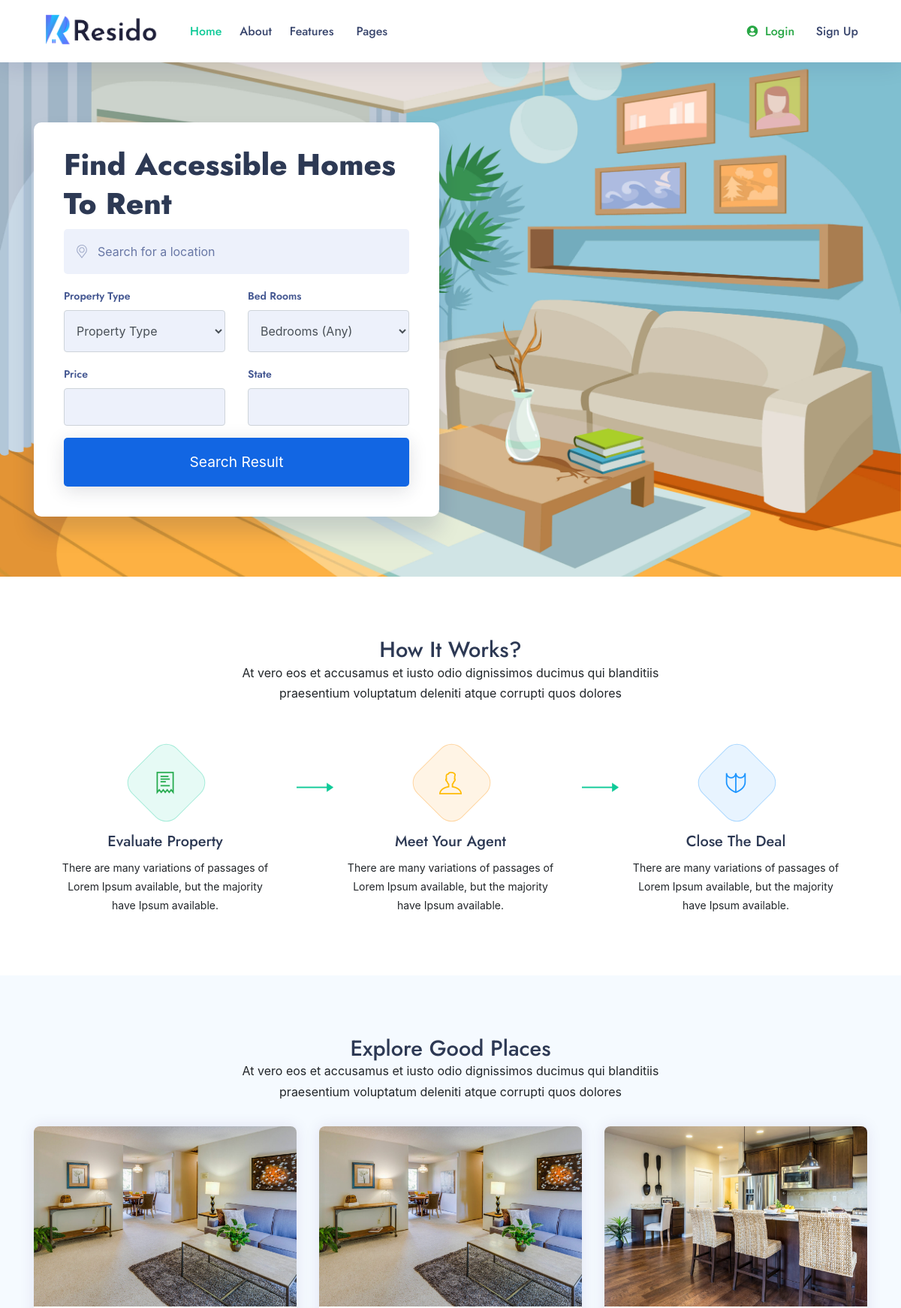
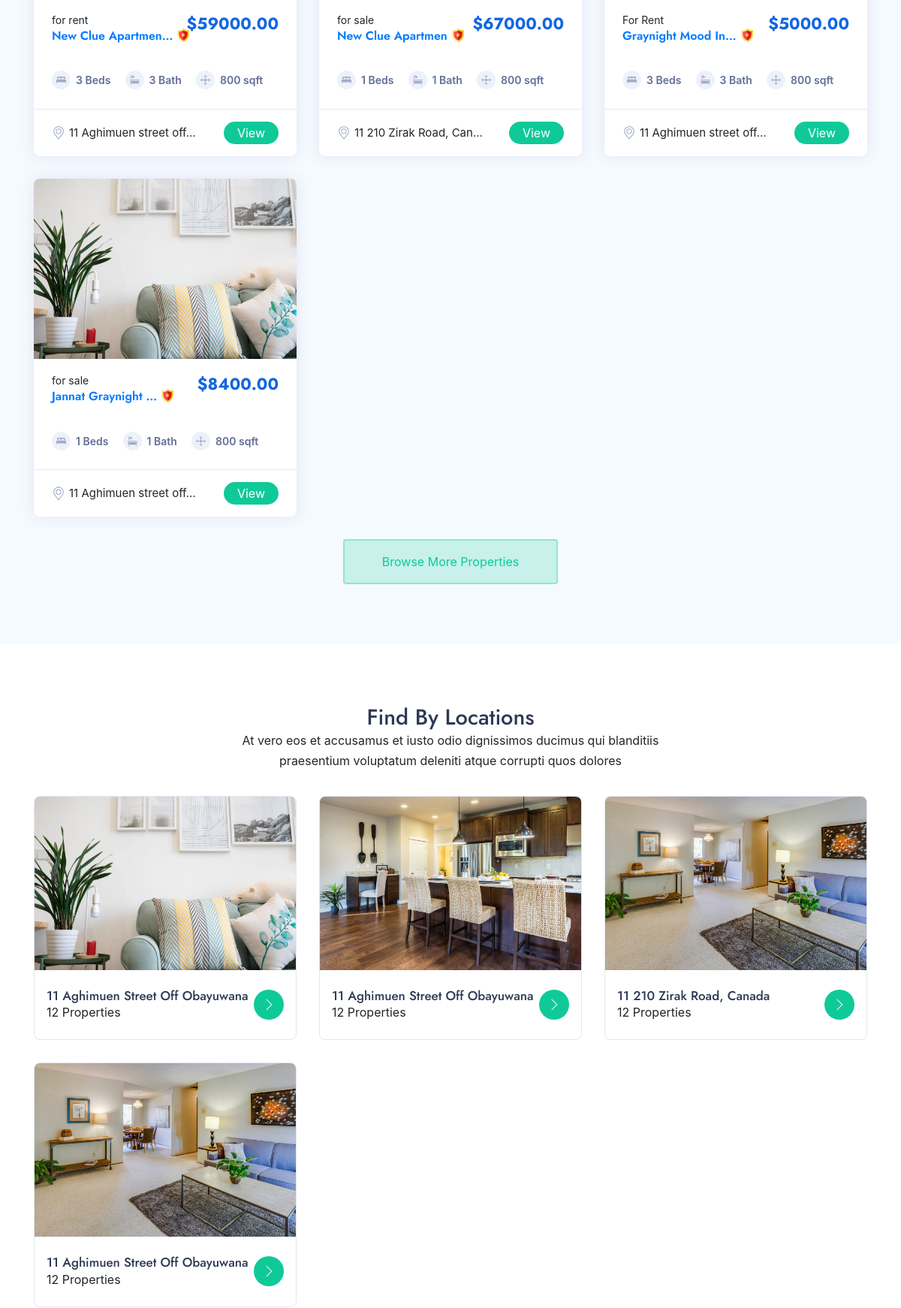
The page / (upper part) on the database its author committed (2 pictures, top to bottom).
### real/models.py (models this page shows, shortened)
class Listing(models.Model):
    user = models.ForeignKey(CustomUser, on_delete=models.CASCADE)
    title = models.CharField(max_length=225)
    status = models.CharField(max_length=225)
    property_type = models.CharField(max_length=225)
    price = models.DecimalField(max_digits=10 ,decimal_places=2)
    area = models.CharField(max_length=225)
    bedrooms = models.CharField(max_length=225)
    bathrooms = models.CharField(max_length=225)
    address = models.CharField(max_length=225)
    city = models.CharField(max_length=100)
    state = models.CharField(max_length=100)
    zipcode = models.CharField(max_length=100)
    description = models.TextField()
    building_Age = models.CharField(max_length=225 ,blank=True, null=True)
    garage = models.CharField(default=0,max_length=225 ,blank=True, null=True)
    Rooms = models.CharField(max_length=225 ,blank=True, null=True)
    sqft = models.CharField(max_length=225)
    image = models.FileField()
    photo_1 = models.ImageField(upload_to='images/photos', blank=True, null=True)
    photo_2 = models.ImageField(upload_to='images/photos', blank=True, null=True)
    photo_3 = models.ImageField(upload_to='images/photos', blank=True, null=True)
    photo_4 = models.ImageField(upload_to='images/photos', blank=True, null=True)
    photo_5 = models.ImageField(upload_to='images/photos', blank=True, null=True)
    contact_name = models.CharField(max_length=100)
    contact_email = models.CharField(max_length=225)
    contact_phone = models.CharField(max_length=100, blank=True , null=True, unique=True)
    list_date = models.DateTimeField(default=datetime.now, blank=True)
    is_published = models.BooleanField(default=True)
    slug = models.SlugField(default='', null=True, blank=True)

### real/views.py (the view)
# urls.py: path('', homeview, name="home"),
def homeview(request):
    property = Listing.objects.order_by('-list_date').all()[:6]
    find_location = Listing.objects.all().filter()
    content = {
        'property':property,
        'find_location':find_location,
        'properity_type_choices': properity_type_choices,
        'bedroom_choices': bedroom_choices,
        'bath_rooms_choices': bath_rooms_choices,
        'values': request.POST
        }
    return render(request, 'index.html', content)

### template/index.html (shortened to what this page needs)
{%  extends 'include/base.html' %}
{%  load static %}
{%  block body %}
			<div class="image-cover hero-banner" style="background:url(../static/assets/img/banner-1.jpg) no-repeat;">
				<div class="container">
					<div class="hero-search-wrap">
						<div class="hero-search">
							<h1>Find accessible homes to rent</h1>
						</div>
						<div class="hero-search-content side-form">
							<form action="{%  url 'index:search' %}" method="post">
								<div class="row">
									<div class="col-lg-12 col-md-12 col-sm-12">
										<div class="form-group">
											<div class="input-with-icon">
												<input type="text" class="form-control" name="address" placeholder="Search for a location">
												<img src="{%  static  'assets/img/pin.svg' %}" width="18" alt="" />
											</div>
										</div>
									</div>
									<div class="col-lg-6 col-md-6 col-sm-6">
										<div class="form-group">
											<label>Property Type</label>
											<select id="ptypes" name="property_type" class="form-control">
												<option selected="true" disabled="disabled">Property Type</option>
											</select>
										</div>
									</div>
									<div class="col-lg-6 col-md-6 col-sm-6">
										<div class="form-group">
											<label>Bed Rooms</label>
											<select id="bedrooms" name="bedrooms" class="form-control">
												<option selected="true" disabled="disabled">Bedrooms (Any)</option>
											</select>
										</div>
									</div>
									<div class="col-lg-6 col-md-6 col-sm-6">
										<div class="form-group">
											<label>Price</label>
											<input type="text" id="price" name="price" class="form-control p-4">
										</div>
									</div>
									<div class="col-lg-6 col-md-6 col-sm-6">
										<div class="form-group ">
											<label>State </label>
											<input type="text" name="state" id="state" class="form-control p-4">
										</div>
									</div>
									<div class="col-12">
										<div class="hero-search-action text-center">
											<input type="submit" class="btn search-btn" value="Search Result">
										</div>
									</div>
								</div>
							</form>
						</div>
					</div>
				</div>
			</div>
			<section>
				<div class="container">
					<div class="row justify-content-center">
						<div class="col-lg-7 col-md-10 text-center">
							<div class="sec-heading center">
								<h2>How It Works?</h2>
								<p>At vero eos et accusamus et iusto odio dignissimos ducimus qui blanditiis praesentium voluptatum deleniti atque corrupti quos dolores</p>
							</div>
						</div>
					</div>
					<div class="row">
						<div class="col-lg-4 col-md-4">
							<div class="middle-icon-features-item">
								<div class="icon-features-wrap"><div class="middle-icon-large-features-box f-light-success"><i class="ti-receipt text-success"></i></div></div>
								<div class="middle-icon-features-content">
									<h4>Evaluate Property</h4>
									<p>There are many variations of passages of Lorem Ipsum available, but the majority have Ipsum available.</p>
								</div>
							</div>
						</div>
						<div class="col-lg-4 col-md-4">
							<div class="middle-icon-features-item">
								<div class="icon-features-wrap"><div class="middle-icon-large-features-box f-light-warning"><i class="ti-user text-warning"></i></div></div>
								<div class="middle-icon-features-content">
									<h4>Meet Your Agent</h4>
									<p>There are many variations of passages of Lorem Ipsum available, but the majority have Ipsum available.</p>
								</div>
							</div>
						</div>
						<div class="col-lg-4 col-md-4">
							<div class="middle-icon-features-item remove">
								<div class="icon-features-wrap"><div class="middle-icon-large-features-box f-light-blue"><i class="ti-shield text-blue"></i></div></div>
								<div class="middle-icon-features-content">
									<h4>Close The Deal</h4>
									<p>There are many variations of passages of Lorem Ipsum available, but the majority have Ipsum available.</p>
								</div>
							</div>
						</div>
					</div>
				</div>
			</section>
			<section class="bg-light">
				<div class="container">
					<div class="row justify-content-center">
						<div class="col-lg-7 col-md-10 text-center">
							<div class="sec-heading center">
								<h2>Explore Good places</h2>
								<p>At vero eos et accusamus et iusto odio dignissimos ducimus qui blanditiis praesentium voluptatum deleniti atque corrupti quos dolores</p>
							</div>
						</div>
					</div>
					<div class="row">
						{%  for i in property %}
						<div class="col-lg-4 col-md-6 col-sm-12">
							<div class="property-listing property-2">
								<div class="listing-img-wrapper">
									<div class="list-img-slide">
										<div class="">
											<div><a href="#"><img src="{{ i.image.url }}" class="img-fluid mx-auto" alt="" /></a></div>
										</div>
									</div>
								</div>
								<div class="listing-detail-wrapper">
									<div class="listing-short-detail-wrap">
										<div class="listing-short-detail">
											<span class="property-type">{{ i.status  }}</span>
											<h4 class="listing-name verified"><a href="" class="prt-link-detail">{{ i.title|truncatechars:18 }}</a></h4>
										</div>
										<div class="listing-short-detail-flex">
											<h6 class="listing-card-info-price">${{  i.price }}</h6>
										</div>
									</div>
								</div>
								<div class="price-features-wrapper">
									<div class="list-fx-features">
										<div class="listing-card-info-icon">
											<div class="inc-fleat-icon"><img src="{% static 'assets/img/bed.svg' %}" width="13" alt="" /></div>{{ i.bedrooms }} Beds
										</div>
										<div class="listing-card-info-icon">
											<div class="inc-fleat-icon"><img src="{% static 'assets/img/bathtub.svg' %}" width="13" alt="" /></div>{{ i.bathrooms }} Bath
										</div>
										<div class="listing-card-info-icon">
											<div class="inc-fleat-icon"><img src="{% static 'assets/img/move.svg' %}" width="13" alt="" /></div>800 sqft
										</div>
									</div>
								</div>
								<div class="listing-detail-footer">
									<div class="footer-first">
										<div class="foot-location"><img src="{% static 'assets/img/pin.svg' %}" width="18" alt="" />{{ i.address|truncatechars:23 }}</div>
									</div>
									<div class="footer-flex">
										<a href="{%  url 'index:property_details'  i.slug %}" class="prt-view">View</a>
									</div>
								</div>
							</div>
						</div>
                       {%  endfor %}
					</div>
					<div class="row">
						<div class="col-lg-12 col-md-12 col-sm-12 text-center">
							<a href="{% url 'index:propertyview' %}" class="btn btn-theme-light-2 rounded">Browse More Properties</a>
						</div>
					</div>
				</div>
			</section>
			<section>
				<div class="container">
					<div class="row justify-content-center">
						<div class="col-lg-7 col-md-10 text-center">
							<div class="sec-heading center">
								<h2>Find By Locations</h2>
								<p>At vero eos et accusamus et iusto odio dignissimos ducimus qui blanditiis praesentium voluptatum deleniti atque corrupti quos dolores</p>
							</div>
						</div>
					</div>
					<div class="row">
					    {%  for i in find_location %}
						<div class="col-lg-4 col-md-4">
							<div class="location-property-wrap">
								<div class="location-property-thumb">
									<a href="#"><img src="{{  i.image.url }}" class="img-fluid" alt="" /></a>
								</div>
								<div class="location-property-content">
									<div class="lp-content-flex">
										<h4 class="lp-content-title">{{  i.address }}</h4>
										<span>12 Properties</span>
									</div>
									<div class="lp-content-right">
										<a href="listings-list-with-sidebar.html" class="lp-property-view"><i class="ti-angle-right"></i></a>
									</div>
								</div>
							</div>
						</div>
						{%  endfor %}
					</div>
				</div>
			</section>
{%  endblock body %}

### static/assets/css/colors.css (style rules this page uses)
.red-skin .hero-search h1, .green-skin .hero-search h1, .blue-skin .hero-search h1, .yellow-skin .hero-search h1, .darkblue-skin .hero-search h1, .oceangreen-skin .hero-search h1, .purple-skin .hero-search h1, .goodred-skin .hero-search h1, .goodgreen-skin .hero-search h1, .blue2-skin .hero-search h1 { color:#2D3954 !important; }
.blue-skin .theme-bg,.blue-skin .property-search-type label:hover, .blue-skin .property-search-type label.active, .blue-skin li.login-attri.theme-log a, .blue-skin .range-slider .ui-slider .ui-slider-handle, .blue-skin .range-slider .ui-widget-header, .blue-skin .pricing-bottom .btn-pricing:hover, .blue-skin .pricing-bottom .btn-pricing:focus .blue-skin .select2-container--default .select2-results__option--highlighted[aria-selected], .blue-skin .pagination li:first-child a, .blue-skin .btn.btn-theme, .blue-skin .btn.btn-theme:hover, .blue-skin .btn.btn-theme:focus, .blue-skin .btn.search-btn, .blue-skin .btn-theme-2:hover, .blue-skin .btn-theme-2:focus, .blue-skin .btn-outline-theme:hover, .blue-skin .btn-outline-theme:focus, .blue-skin .btn.search-btn, .blue-skin .simple-search-wrap .pk-input-group .pk-subscribe-submit, .blue-skin .btn.search-btn-outline:hover, .blue-skin .btn.search-btn-outline:focus, .blue-skin .property-listing.property-1 .listing-detail-btn .more-btn, .blue-skin .home-slider-desc .read-more, .blue-skin .nav-tabs .nav-item.show .nav-link, .blue-skin .nav-tabs .nav-link.active, .blue-skin .checkbox-custom:checked + .checkbox-custom-label:before, .blue-skin .radio-custom:checked + .radio-custom-label:before, .blue-skin .btn.pop-login, .blue-skin .single-widgets.widget_search form button, .blue-skin .single-widgets.widget_tags ul li a:hover, .blue-skin .single-widgets.widget_tags ul li a:focus, .blue-skin .pagination>.active>a, .blue-skin .pagination>.active>a:focus, .blue-skin .pagination>.active>a:hover, .blue-skin .pagination>.active>span, .blue-skin .pagination>.active>span:focus, .blue-skin .pagination>.active>span:hover, .blue-skin .pagination>li>a:focus, .blue-skin .pagination>li>a:hover { background-color:#1266e3; background:#1266e3; }
.blue-skin a.link:hover, .blue-skin a.link:focus, .blue-skin a:hover, a:focus, .blue-skin .theme-cl, .blue-skin .btn.btn-theme-light, .blue-skin .bl-continue, .blue-skin .header-dark-transparent.header-fixed .attributes li.submit-attri a, .blue-skin nav .menu li a.active, .blue-skin nav .menu li.dropdown.open > a, .blue-skin nav .menu .mg-menu li a i, .blue-skin nav .menu li a:hover, .blue-skin .recommended .pr-value, .blue-skin .btn-outline-theme, .blue-skin .attributes li.submit-attri.theme-log a, .blue-skin .btn.search-btn-outline, .blue-skin .dw-proprty-info li, .blue-skin .ps-trep .ps-type, .blue-skin .d-navigation ul li.active a, .blue-skin span.mod-close, .blue-skin .blog-page .blog-details blockquote .icon, .blue-skin .single-post-pagination .post-pagination-center-grid a, .blue-skin .blog-page .blog-details .comment-area .all-comments article .comment-details .comment-meta .comment-left-meta .comment-date, .blue-skin .cn-info-icon i, .blue-skin .client-info h5, .blue-skin .listing-card-info-price { color:#1266e3; }

### rows shown on the page
Listing: image (picture), status "for rent", title "New Clue Apartmen…", price "59000.00", bedrooms "3", bathrooms "3", address "11 Aghimuen street off…", address "11 Aghimuen Street Off Obayuwana"
Listing: image (picture), status "for sale", title "New Clue Apartmen", price "67000.00", bedrooms "1", bathrooms "1", address "11 210 Zirak Road, Can…", address "11 210 Zirak Road, Canada"
Listing: image (picture), status "For Rent", title "Graynight Mood In…", price "5000.00", bedrooms "3", bathrooms "3", address "11 Aghimuen street off…", address "11 Aghimuen Street Off Obayuwana"
Listing: image (picture), status "for sale", title "Jannat Graynight …", price "8400.00", bedrooms "1", bathrooms "1", address "11 Aghimuen street off…", address "11 Aghimuen Street Off Obayuwana"
